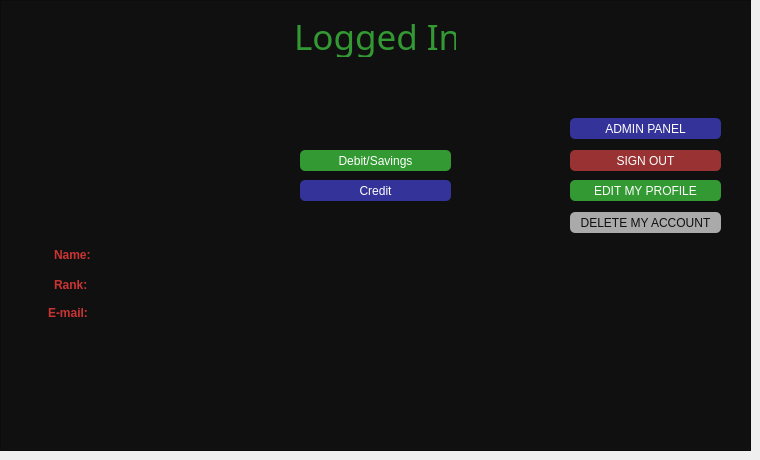
     <widget class="QWidget" name="page">
      <widget class="QFrame" name="frame_4">
       <property name="geometry">
        <rect>
         <x>0</x>
         <y>0</y>
         <width>751</width>
         <height>451</height>
        </rect>
       </property>
       <property name="styleSheet">
        <string notr="true">background: #101010;</string>
       </property>
       <property name="frameShape">
        <enum>QFrame::StyledPanel</enum>
       </property>
       <property name="frameShadow">
        <enum>QFrame::Raised</enum>
       </property>
       <widget class="QLabel" name="loggedUserHeader">
        <property name="geometry">
         <rect>
          <x>248</x>
          <y>16</y>
          <width>245</width>
          <height>41</height>
         </rect>
        </property>
        <property name="font">
         <font>
          <family>Droid Sans</family>
          <pointsize>-1</pointsize>
         </font>
        </property>
        <property name="styleSheet">
         <string notr="true">text-align: center;
color: #393;
margin: 0 auto;
font-size: 35px;
font-family: 'Droid Sans';</string>
        </property>
        <property name="text">
         <string>Logged In</string>
        </property>
       </widget>
       <widget class="QPushButton" name="logoutButton">
        <property name="geometry">
         <rect>
          <x>570</x>
          <y>150</y>
          <width>151</width>
          <height>21</height>
         </rect>
        </property>
        <property name="styleSheet">
         <string notr="true">Padding: 1px;
Border-radius: 5px;
Background: #933;
Color: #fefefe;</string>
        </property>
        <property name="text">
         <string>SIGN OUT</string>
        </property>
       </widget>
       <widget class="QLabel" name="label_3">
        <property name="geometry">
         <rect>
          <x>54</x>
          <y>248</y>
          <width>47</width>
          <height>13</height>
         </rect>
        </property>
        <property name="styleSheet">
         <string notr="true">color: #c33;
font-weight: bold;</string>
        </property>
        <property name="text">
         <string>Name:</string>
        </property>
       </widget>
       <widget class="QLabel" name="label_4">
        <property name="geometry">
         <rect>
          <x>54</x>
          <y>278</y>
          <width>47</width>
          <height>13</height>
         </rect>
        </property>
        <property name="styleSheet">
         <string notr="true">color: #c33;
font-weight: bold;</string>
        </property>
        <property name="text">
         <string>Rank:</string>
        </property>
       </widget>
       <widget class="QLabel" name="nameLabel">
        <property name="geometry">
         <rect>
          <x>124</x>
          <y>248</y>
          <width>241</width>
          <height>16</height>
         </rect>
        </property>
        <property name="styleSheet">
         <string notr="true">color: #fefefe;</string>
        </property>
        <property name="text">
         <string/>
        </property>
       </widget>
       <widget class="QLabel" name="rankLabel">
        <property name="geometry">
         <rect>
          <x>124</x>
          <y>278</y>
          <width>201</width>
          <height>16</height>
         </rect>
        </property>
        <property name="styleSheet">
         <string notr="true">color: #fefefe;</string>
        </property>
        <property name="text">
         <string/>
        </property>
       </widget>
       <widget class="QPushButton" name="editButton">
        <property name="geometry">
         <rect>
          <x>570</x>
          <y>180</y>
          <width>151</width>
          <height>21</height>
         </rect>
        </property>
        <property name="styleSheet">
         <string notr="true">Padding: 1px;
Border-radius: 5px;
Background: #393;
Color: #fefefe;</string>
        </property>
        <property name="text">
         <string>EDIT MY PROFILE</string>
        </property>
       </widget>
       <widget class="QPushButton" name="delButton">
        <property name="geometry">
         <rect>
          <x>570</x>
          <y>212</y>
          <width>151</width>
          <height>21</height>
         </rect>
        </property>
        <property name="styleSheet">
         <string notr="true">Padding: 1px;
Border-radius: 5px;
Background: #aaa;
Color: #101010;</string>
        </property>
        <property name="text">
         <string>DELETE MY ACCOUNT</string>
        </property>
       </widget>
       <widget class="QLabel" name="label_6">
        <property name="geometry">
         <rect>
          <x>48</x>
          <y>306</y>
          <width>47</width>
          <height>13</height>
         </rect>
        </property>
        <property name="styleSheet">
         <string notr="true">color: #c33;
font-weight: bold;</string>
        </property>
        <property name="text">
         <string>E-mail:</string>
        </property>
       </widget>
       <widget class="QLabel" name="emailLabel">
        <property name="geometry">
         <rect>
          <x>124</x>
          <y>306</y>
          <width>201</width>
          <height>16</height>
         </rect>
        </property>
        <property name="styleSheet">
         <string notr="true">color: #fefefe;</string>
        </property>
        <property name="text">
         <string/>
        </property>
       </widget>
       <widget class="QFrame" name="frame_6">
        <property name="geometry">
         <rect>
          <x>120</x>
          <y>92</y>
          <width>128</width>
          <height>128</height>
         </rect>
        </property>
        <property name="styleSheet">
         <string notr="true"/>
        </property>
        <property name="frameShape">
         <enum>QFrame::StyledPanel</enum>
        </property>
        <property name="frameShadow">
         <enum>QFrame::Raised</enum>
        </property>
        <widget class="QLabel" name="loggedPic">
         <property name="geometry">
          <rect>
           <x>0</x>
           <y>0</y>
           <width>128</width>
           <height>128</height>
          </rect>
         </property>
         <property name="styleSheet">
          <string notr="true"/>
         </property>
         <property name="text">
          <string>&lt;img src=&quot;:user.png&quot; /&gt;</string>
         </property>
        </widget>
       </widget>
       <widget class="QPushButton" name="adminButton">
        <property name="geometry">
         <rect>
          <x>570</x>
          <y>118</y>
          <width>151</width>
          <height>21</height>
         </rect>
        </property>
        <property name="styleSheet">
         <string notr="true">Padding: 1px;
Border-radius: 5px;
Background: #339;
Color: #fefefe;</string>
        </property>
        <property name="text">
         <string>ADMIN PANEL</string>
        </property>
       </widget>
       <widget class="QPushButton" name="creditAccount">
        <property name="geometry">
         <rect>
          <x>300</x>
          <y>180</y>
          <width>151</width>
          <height>21</height>
         </rect>
        </property>
        <property name="styleSheet">
         <string notr="true">Padding: 1px;
Border-radius: 5px;
Background: #339;
Color: #fefefe;</string>
        </property>
        <property name="text">
         <string>Credit</string>
        </property>
       </widget>
       <widget class="QPushButton" name="debitAccount">
        <property name="geometry">
         <rect>
          <x>300</x>
          <y>150</y>
          <width>151</width>
          <height>21</height>
         </rect>
        </property>
        <property name="styleSheet">
         <string notr="true">Padding: 1px;
Border-radius: 5px;
Background: #393;
Color: #fefefe;</string>
        </property>
        <property name="text">
         <string>Debit/Savings</string>
        </property>
       </widget>
       <zorder>frame_6</zorder>
       <zorder>loggedUserHeader</zorder>
       <zorder>logoutButton</zorder>
       <zorder>label_3</zorder>
       <zorder>label_4</zorder>
       <zorder>nameLabel</zorder>
       <zorder>rankLabel</zorder>
       <zorder>editButton</zorder>
       <zorder>delButton</zorder>
       <zorder>label_6</zorder>
       <zorder>emailLabel</zorder>
       <zorder>adminButton</zorder>
       <zorder>creditAccount</zorder>
       <zorder>debitAccount</zorder>
      </widget>
     </widget>
